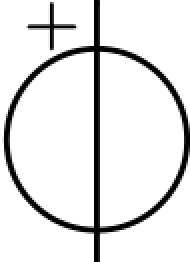
#> input picture templates/naponski_gen.png, 95 x 131 px (shown 2 times larger); its folder holds only this picture in this run
$ python main.py
#> lines starting #> are read from the running program, lines starting #| are printed output that depends on the picture; after the words box and inside, x2 and y2 are one past the last pixel; in counts of white or black regions, pixels touching at a corner belong together; long printed decimals are rounded
import cv2
import numpy as np
import math
import os
import random
import matplotlib.pyplot as plt
needed_radius = 40

# read all template images from template folder
templates = []
template_folder = "templates"
template_filenames = os.listdir(template_folder)
template_filenames.sort()
for template_filename in template_filenames:
    # read template image
    template_img = cv2.imread(template_folder + "/" + template_filename)
#> template_img is the input picture: shape (131, 95, 3); min 0, max 255, mean 229
    # convert template image to black and white
    template_gray = cv2.cvtColor(template_img, cv2.COLOR_BGR2GRAY)
    # treshold template image
    resize_factor = 40 / 44
    # resize image
    template_gray = cv2.resize(template_gray, None, fx=resize_factor, fy=resize_factor, interpolation=cv2.INTER_LANCZOS4)
#> template_gray: shape (119, 86)
    template_gray = cv2.threshold(template_gray, 0, 255, cv2.THRESH_BINARY | cv2.THRESH_OTSU)[1]
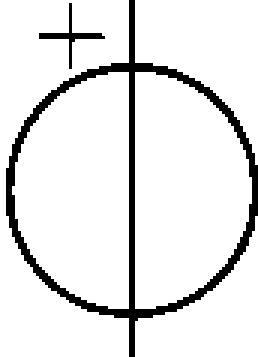
#> template_gray: shape (119, 86) (shown 3 times larger); 90.3% white; black in thin lines or dots


    templates.append(template_gray)


def get_radius(filename):
    # read image primer_kola
#> called with filename = 'samples/small_size_kolo.png'
    img = cv2.imread(filename)
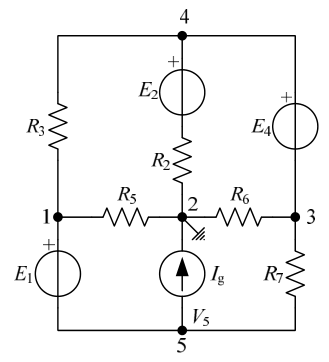
#> input picture samples/small_size_kolo.png, 329 x 362 px
#> img is the input picture: shape (362, 329, 3); min 0, max 255, mean 244.3
    # convert image to black and white
    gray = cv2.cvtColor(img, cv2.COLOR_BGR2GRAY)

    # find circles in image
    circles = cv2.HoughCircles(gray, cv2.HOUGH_GRADIENT, 1, 20, param1=50, param2=100, minRadius=0, maxRadius=0)
#> circles = [[181.5, 273.5, 21.7]]
    radius = 0
    # draw circles
    if circles is not None:
        circles = np.uint16(np.around(circles))
#> circles = [[182, 274, 22]]
        for i in circles[0, :]:
            radius = i[2]
            # draw circle
            cv2.circle(img, (i[0], i[1]), i[2], (0, 255, 0), 2)
            print("radius:", i[2])
            # draw circle center
            cv2.circle(img, (i[0], i[1]), 2, (0, 0, 255), 3)
#> this loop made 1 pass
#> (i, radius) on pass 1: ([182, 274, 22], 22)
#| radius: 22
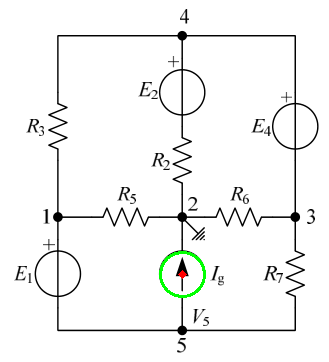
#> img: shape (362, 329, 3); 0.4% of pixels changed, all inside (x1, y1, x2, y2) = (159, 251, 206, 298)

    # # display img
    # cv2.imshow('image', img)
    # cv2.waitKey(0)
    # cv2.destroyAllWindows()
    return radius

def get_coefs(line_ends):

    A = line_ends[1] - line_ends[3]
    B = line_ends[2] - line_ends[0]
    C = line_ends[0]*line_ends[3] - line_ends[2]*line_ends[1]

    return A, B, -C

def is_between(x, left, right):

    p = left
    left = min(left, right)
    right = max(p, right)

    left -= 1
    right += 1

    return x >= left and x <= right

def close_enough(point1, point2):
    return abs(point1[0]-point2[0]) <= 1 and abs(point1[1]-point2[1]) <= 1

def get_intersection(line1, line2):
    A1, B1, C1 = get_coefs(line1)
    A2, B2, C2 = get_coefs(line2)

    D = A1*B2 - A2*B1

    if D == 0:
        return None

    Dx = C1*B2 - C2*B1
    Dy = A1*C2 - C1*A2

    x = Dx / D
    y = Dy / D

    if not (is_between(x, line1[0], line1[2]) and is_between(x, line2[0], line2[2])):
        return None
    if not (is_between(y, line1[1], line1[3]) and is_between(y, line2[1], line2[3])):
        return None

    return x, y


filenames = ["samples/small_size_kolo.png"]
for filename in filenames:
    radius = get_radius(filename)
#> radius = 22
    # read image
    img = cv2.imread(filename)
    # convert image to black and white
    gray = cv2.cvtColor(img, cv2.COLOR_BGR2GRAY)

    resize_factor = needed_radius / radius
#> resize_factor = 1.82
    print("resize_factor:", resize_factor)
#| resize_factor: 1.818
    # resize image
    resized_img = cv2.resize(gray, None, fx=resize_factor, fy=resize_factor, interpolation=cv2.INTER_LANCZOS4)
    # treshold resized image
    resized_img = cv2.threshold(resized_img, 0, 255, cv2.THRESH_BINARY | cv2.THRESH_OTSU)[1]
#> resized_img: shape (658, 598); 95% white; 38 black regions (1 under 20 px), largest, box (x1, y1, x2, y2) and area: (63, 56, 579, 610) 15193, (320, 468, 343, 530) 513, (481, 483, 504, 510) 252
    img = cv2.cvtColor(resized_img, cv2.COLOR_GRAY2BGR)
    for j, template in enumerate(templates):
        for i in range(4):
            template = cv2.rotate(template, cv2.ROTATE_90_CLOCKWISE)
            w, h = template.shape[::-1]
            res = cv2.matchTemplate(resized_img,template,cv2.TM_CCOEFF_NORMED)
            threshold = 0.8
            loc = np.where( res >= threshold)
            plt.imshow(res)
            plt.show()
            for pt in zip(*loc[::-1]):
                cv2.rectangle(img, pt, (pt[0] + w, pt[1] + h), (0,0,255), 2)
                cv2.rectangle(resized_img, pt, (pt[0] + w, pt[1] + h), (255,255,255), -1)
                if j == 2:
                    if w < h:
                        cv2.rectangle(resized_img, (pt[0],pt[1]+h//2-1), (pt[0] + w, pt[1]+h//2+1), (0,0,0), -1)
                    else:
                        cv2.rectangle(resized_img, (pt[0]+w//2-1,pt[1]), (pt[0]+w//2+1, pt[1]+h), (0,0,0), -1)
                else:
                    if w > h:
                        cv2.rectangle(resized_img, (pt[0],pt[1]+h//2-1), (pt[0] + w, pt[1]+h//2+1), (0,0,0), -1)
                    else:
                        cv2.rectangle(resized_img, (pt[0]+w//2-1,pt[1]), (pt[0]+w//2+1, pt[1]+h), (0,0,0), -1)
#> this loop made 1 pass
#> pass 1, `plt.show()`:
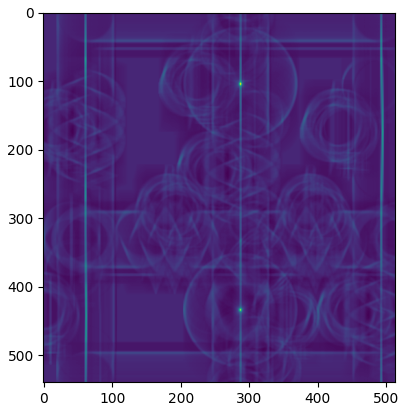
#> figure drawn by matplotlib, 1 panel
#> after the loop: img: shape (658, 598, 3); mean B, G, R 240.1, 240.1, 242.5
#> after the loop:
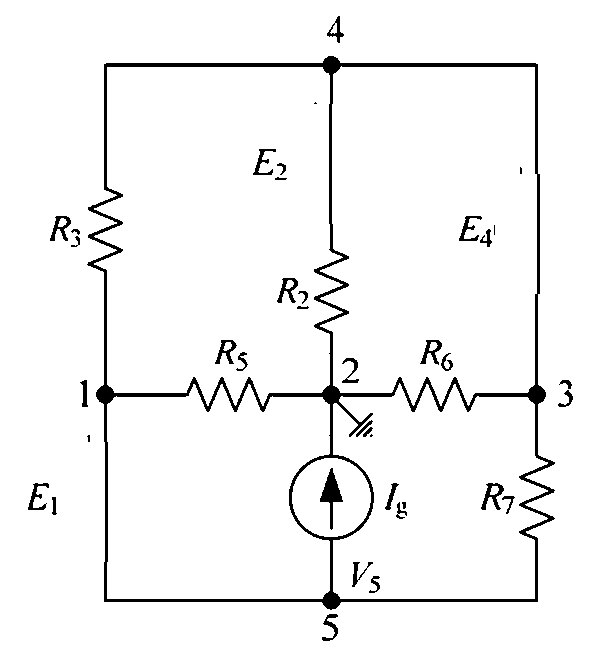
#> resized_img: shape (658, 598); 95.7% white; 39 black regions (5 under 20 px), largest, box (x1, y1, x2, y2) and area: (87, 56, 555, 610) 12857, (320, 468, 343, 530) 513, (481, 483, 504, 510) 252
    cv2.imshow('asspenis', resized_img)
    cv2.waitKey(0)
    cv2.destroyAllWindows()
    # invert colors
    resized_img = cv2.bitwise_not(resized_img)

    # find all long lines in resized image
    rho = 1  # distance resolution in pixels of the Hough grid
    theta = np.pi / 180  # angular resolution in radians of the Hough grid
    threshold = 400  # minimum number of votes (intersections in Hough grid cell)
    min_line_length = 40  # minimum number of pixels making up a line
    max_line_gap = 1  # maximum gap in pixels between connectable line segments

    # Run Hough on edge detected image
    # Output "lines" is an array containing endpoints of detected line segments
    lines = cv2.HoughLinesP(resized_img, rho, theta, threshold, np.array([]),
                    min_line_length, max_line_gap)
#> lines = 13 rows, first 6: [331, 251, 331, 56], [330, 250, 330, 56], [105, 601, 105, 269], [537, 601, 537, 538], [106, 601, 106, 270], [104, 64, 329, 64]
    for line in lines:
        for x1,y1,x2,y2 in line:
            cv2.line(img,(x1,y1),(x2,y2),(random.randint(0,255),random.randint(0,255),random.randint(0,255)),5)
#> this loop made 13 passes
#> line on passes 1 to 12: [[331, 251, 331, 56]], [[330, 250, 330, 56]], [[105, 601, 105, 269]], [[537, 601, 537, 538]], [[106, 601, 106, 270]], [[104, 64, 329, 64]], [[104, 66, 329, 66]], [[106, 63, 329, 63]], [[107, 600, 536, 600]], [[107, 601, 536, 601]], [[332, 65, 537, 65]], [[107, 599, 536, 599]]
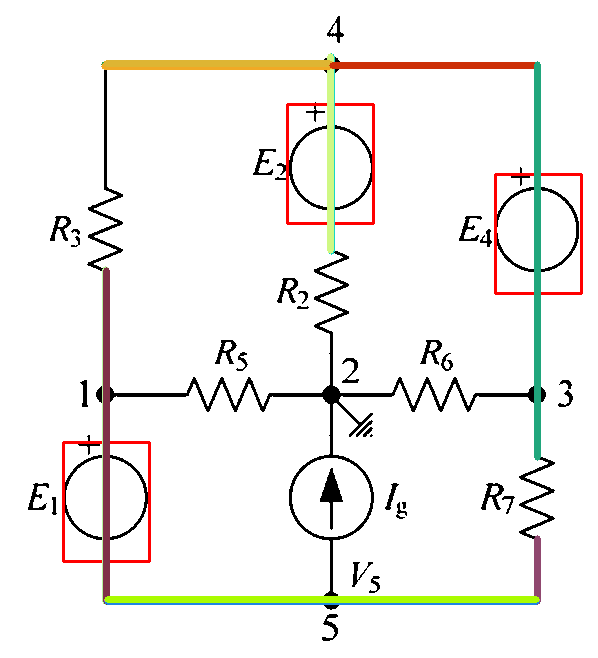
#> img: shape (658, 598, 3); mean B, G, R 237.5, 240.7, 242.3
    # find all intesrections of lines

    """
    Mesto za Ognjena da nastavi da radi
    cava si
    imas ovaj lines vidis gore kako je formatiran tako da se snadji
    ostatak kola je relatino ok komentarisan ali naravno kucao sam ovo sat vremena tako da je sranje
    """


    nodes = []

    for i in range(0,len(lines)):
        line1 = lines[i][0]
        for j in range(i, len(lines)):
            line2 = lines[j][0]
            node = get_intersection(line1, line2)
            if node is not None:
                nodes.append(node)
#> this loop made 13 passes
#> line1 on passes 1 to 3: [331, 251, 331, 56], [330, 250, 330, 56], [105, 601, 105, 269]

    for node in nodes:
        cv2.circle(img, (int(node[0]), int(node[1])), 5, (0,255,0), -1 )
#> this loop made 11 passes
#> node on passes 1 to 11: (331, 65), (330, 64), (330, 66), (330, 63), (537, 600), (537, 601), (537, 599), (106, 600), (106, 601), (106, 599), (537, 65)
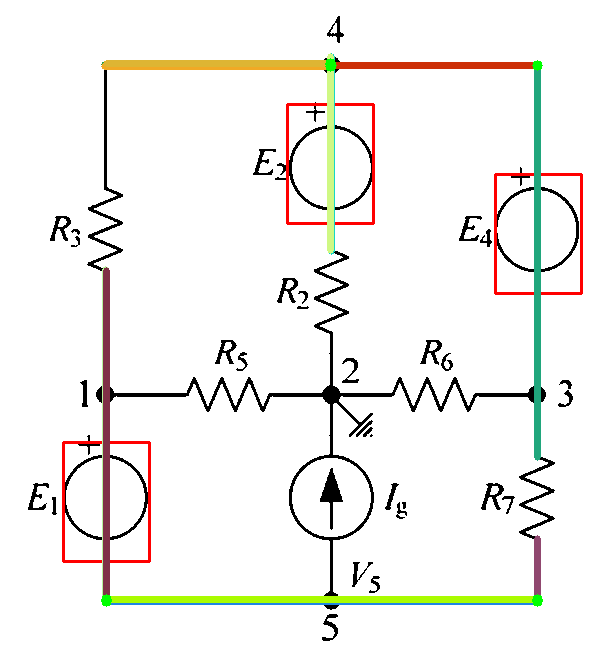
#> img: shape (658, 598, 3); 0.1% of pixels changed, all inside (x1, y1, x2, y2) = (101, 58, 543, 607)

    print(len(nodes))
#| 11

    cv2.namedWindow('asspenis')
    cv2.moveWindow('asspenis', 50, 200)
    cv2.imshow('asspenis', img)
    cv2.waitKey(0)
    cv2.destroyAllWindows()
